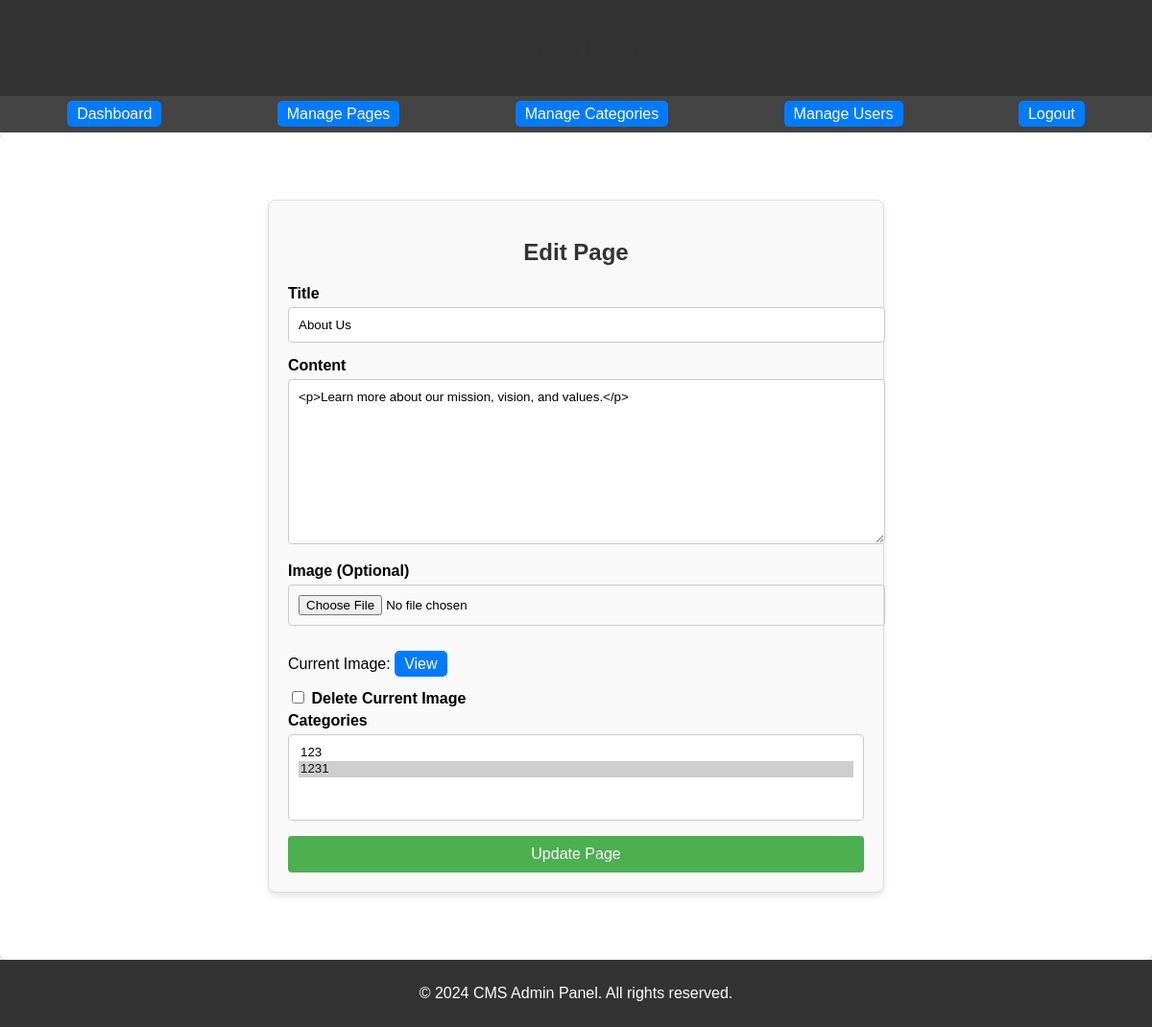
/admin/edit_page.php?id=13 (signed in), run on the app's committed database.
### tables this page shows
CREATE TABLE `pages` (
  `PageID` int UNSIGNED NOT NULL,
  `Title` varchar(255) NOT NULL,
  `Content` text,
  `ImageID` int UNSIGNED DEFAULT NULL,
  `CreatedAt` timestamp NOT NULL DEFAULT CURRENT_TIMESTAMP,
  `UpdatedAt` timestamp NOT NULL DEFAULT CURRENT_TIMESTAMP ON UPDATE CURRENT_TIMESTAMP
);

### admin/edit_page.php (the view, shortened to what this page needs)
<?php
include '../config/db.php';
$pageID = $_GET['id'];
$stmt = $conn->prepare("SELECT * FROM Pages WHERE PageID = :id");
$stmt->execute(['id' => $pageID]);
$page = $stmt->fetch();
$stmt = $conn->prepare("SELECT * FROM Categories ORDER BY Name ASC");
$stmt->execute();
$categories = $stmt->fetchAll();
$stmt = $conn->prepare("SELECT CategoryID FROM PageCategories WHERE PageID = :pageID");
$stmt->execute(['pageID' => $pageID]);
$assignedCategories = $stmt->fetchAll(PDO::FETCH_COLUMN);
?>
<?php include '../includes/admin_header.php'; ?>
<div class="form-container">
    <h2>Edit Page</h2>
    <form method="post" enctype="multipart/form-data">
        <label for="title">Title</label>
        <input type="text" id="title" name="title" value="<?php echo htmlspecialchars($page['Title']); ?>" required>
        <label for="content">Content</label>
        <textarea id="content" name="content" required><?php echo htmlspecialchars($page['Content']); ?></textarea>
        <label for="image">Image (Optional)</label>
        <input type="file" id="image" name="image">
        <?php if ($page['ImageID']): ?>
            <div class="current-image">
                <p>Current Image: <a href="../uploads/<?php echo $page['ImageID']; ?>" target="_blank">View</a></p>
                <label class="delete-image">
                    <input type="checkbox" name="delete_image"> Delete Current Image
                </label>
            </div>
        <?php endif; ?>
        <label for="categories">Categories</label>
        <select id="categories" name="categories[]" multiple>
            <?php foreach ($categories as $category): ?>
                <option value="<?php echo $category['CategoryID']; ?>" <?php echo in_array($category['CategoryID'], $assignedCategories) ? 'selected' : ''; ?>>
                    <?php echo htmlspecialchars($category['Name']); ?>
                </option>
            <?php endforeach; ?>
        </select>
        <button type="submit">Update Page</button>
    </form>
</div>
<?php include '../includes/admin_footer.php'; ?>

### assets/css/admin_styles.css (style rules this page uses)
body { font-family: Arial, sans-serif; margin: 0; padding: 0; background-color: #f4f4f9; }

### assets/css/styles.css (style rules this page uses)
body { font-family: Arial, sans-serif; margin: 0; padding: 0; background-color: #f4f4f9; }
h1, h2 { color: #333; }
button, a { background: #007BFF; color: white; padding: 5px 10px; border: none; border-radius: 5px; text-decoration: none; cursor: pointer; }

### admin/edit_page.php (style rules this page uses)
.form-container { max-width: 600px; margin: 50px auto; padding: 20px; background-color: #f9f9f9; border: 1px solid #ddd; border-radius: 8px; box-shadow: 0 4px 6px rgba(0, 0, 0, 0.1); }
.form-container h2 { text-align: center; margin-bottom: 20px; font-family: Arial, sans-serif; }
.form-container label { display: block; font-weight: bold; margin-bottom: 5px; font-family: Arial, sans-serif; }
.form-container input[type="text"], .form-container textarea, .form-container input[type="file"], .form-container select { width: 100%; padding: 10px; margin-bottom: 15px; border: 1px solid #ccc; border-radius: 4px; font-family: Arial, sans-serif; }
.form-container textarea { height: 150px; resize: vertical; }
.form-container button { display: block; width: 100%; padding: 10px; background-color: #4CAF50; color: white; border: none; border-radius: 4px; font-size: 16px; font-family: Arial, sans-serif; cursor: pointer; }

### data on the page
pages: title "About Us", content "<p>Learn more about our mission, vision, and values.</p>"

### other printed values
form field value "123 / 1231 ☑"
